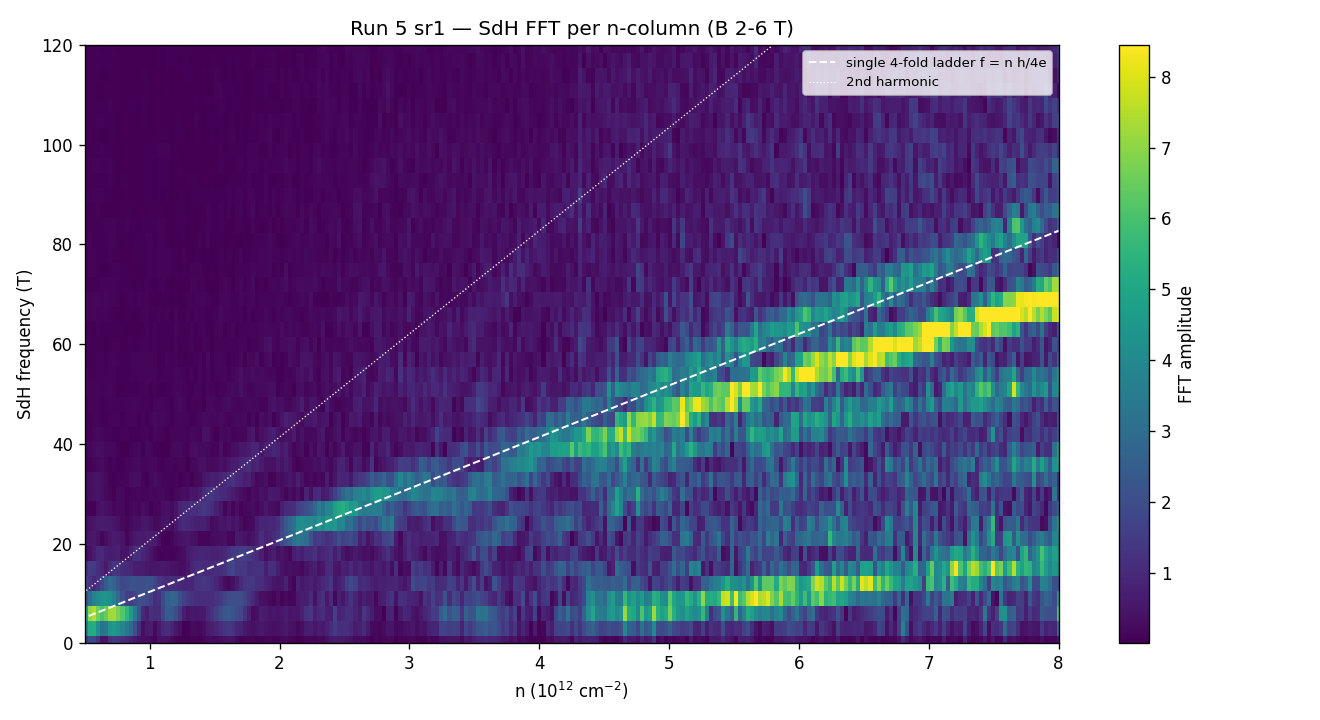

Write the Python code that produced this figure.
"""Run 5 — SdH FFT per n-column (1/B domain, B 2-6 T).

ABA(D=0): ML + BL pockets coexist -> two SdH frequencies per n.
ABC(D=0): single ladder -> one frequency f = n h/(4e) (4-fold deg).
Overlay: f_1ladder(n) = n*h/(4e) = 10.34 * n12  [T]; and 2-pocket split lines.
"""
import json
import numpy as np
import matplotlib
matplotlib.use("Agg")
import matplotlib.pyplot as plt

eps0, e, h = 8.8541878128e-12, 1.602176634e-19, 6.62607015e-34
c_tg = eps0 * 3 / 15.6e-9
NF = 271

m = json.load(open(r"data/5/metadata.json"))
arr = np.loadtxt(r"data/5/data.tsv.gz")
cols = m["columns"]
nr = arr.shape[0] // NF
g = lambda nm: arr[: nr * NF, cols.index(nm)].reshape(nr, NF)
B = g("mag")[:, 0]
n12 = 2 * c_tg * g("DC_bias")[0] / e * 1e-16
I = g("sr0_X") / (-1e6)
R1 = np.abs(g("sr1_X") / I)

sel = (B >= 2.0) & (B <= 6.0)
Bv = B[sel]
invB = 1.0 / Bv
M = 512
u = np.linspace(invB.min(), invB.max(), M)
du = u[1] - u[0]
freqs = np.fft.rfftfreq(M, du)

spec = np.zeros((NF, len(freqs)))
order = np.argsort(invB)
for j in range(NF):
    y = np.log10(np.maximum(R1[sel, j], 1))
    yi = np.interp(u, invB[order], y[order])
    yi -= np.polyval(np.polyfit(u, yi, 3), u)   # detrend
    yi *= np.hanning(M)
    spec[j] = np.abs(np.fft.rfft(yi))

fig, ax = plt.subplots(figsize=(11, 6))
fm = freqs <= 120
pc = ax.pcolormesh(n12, freqs[fm], spec[:, fm].T,
                   cmap="viridis", shading="nearest",
                   vmax=np.nanpercentile(spec[:, fm], 99.5))
fig.colorbar(pc, ax=ax, label="FFT amplitude")
nn = np.linspace(0, 8, 50)
ax.plot(nn, 10.34 * nn, "w--", lw=1.2, label="single 4-fold ladder f = n h/4e")
ax.plot(nn, 2 * 10.34 * nn, "w:", lw=0.8, label="2nd harmonic")
ax.set_xlabel(r"n (10$^{12}$ cm$^{-2}$)")
ax.set_ylabel("SdH frequency (T)")
ax.set_ylim(0, 120)
ax.set_xlim(0.5, 8)
ax.legend(fontsize=8)
ax.set_title("Run 5 sr1 — SdH FFT per n-column (B 2-6 T)")
fig.tight_layout()
fig.savefig(r"hera_scratch/run5_sdh_fft.png", dpi=120)
print("saved hera_scratch/run5_sdh_fft.png")

# peak table at a few n
print("\npeak frequencies vs n (peaks > 25% of column max, f > 4 T):")
for ncen in (1.5, 2.5, 3.5, 4.5, 5.5, 6.5, 7.5):
    j = np.argmin(np.abs(n12 - ncen))
    s = spec[j]
    fsel = (freqs > 4) & (freqs <= 120)
    ss, ff = s[fsel], freqs[fsel]
    pk = [i for i in range(1, len(ss) - 1)
          if ss[i] > ss[i - 1] and ss[i] > ss[i + 1] and ss[i] > 0.25 * ss.max()]
    print(f"  n={n12[j]:4.2f}: f = {np.round(ff[pk], 1)}  "
          f"(1-ladder pred {10.34 * n12[j]:.1f} T)")
